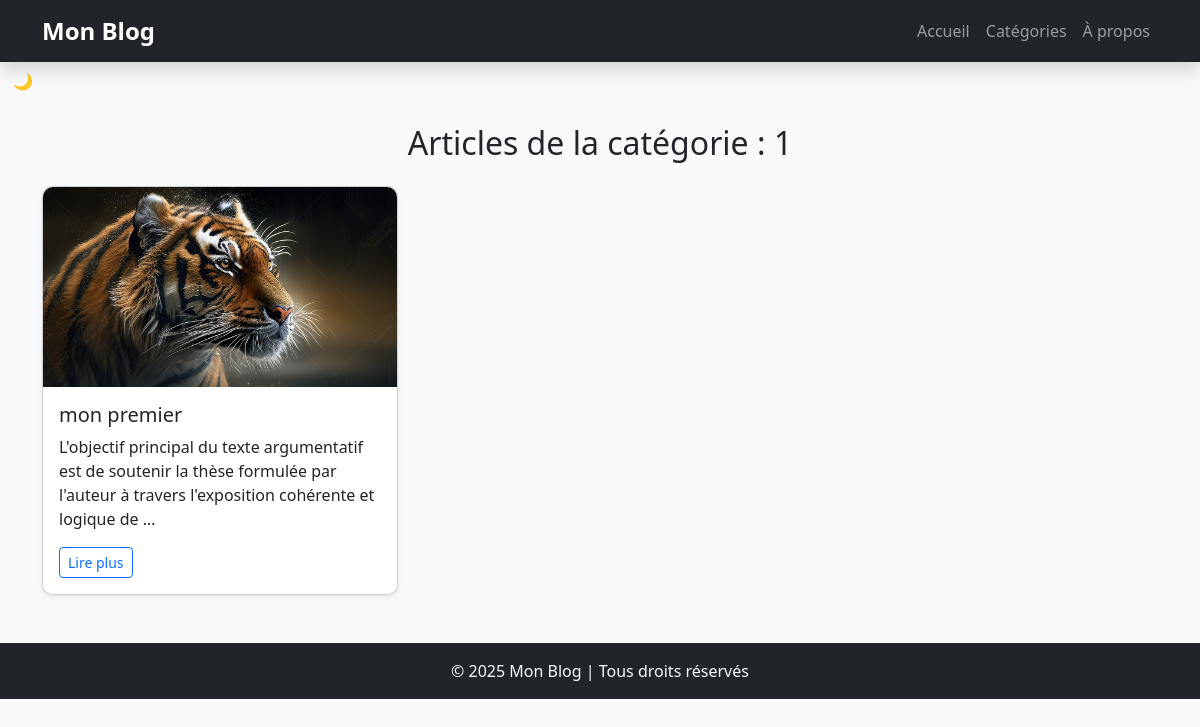
Page /categorie/1/ on the committed database.
### blog/models.py (models this page shows, shortened)
class Article(models.Model):
    title = models.CharField(max_length=200)
    content = models.TextField()
    date_published = models.DateTimeField(auto_now_add=True)
    author = models.ForeignKey(User, on_delete=models.CASCADE)
    category = models.ForeignKey(Category, on_delete=models.SET_NULL, null=True, blank=True)
    image = models.ImageField(upload_to='articles/', null=True, blank=True)
    likes = models.ManyToManyField(User, related_name='liked_articles', blank=True)

### blog/views.py (the view)
# urls.py: path('categorie/<str:category>/', views.category_view, name='category-view'),
def category_view(request, category):
    articles = Article.objects.filter(category=category)
    return render(request, 'blog/category.html', {'articles': articles, 'category': category})

### blog/templates/blog/category.html
{% extends 'blog/base.html' %}
{% block content %}
<h2 class="text-center my-4">Articles de la catégorie : {{ category }}</h2>
<div class="row">
    {% for article in articles %}
    <div class="col-md-6 col-lg-4">
        <div class="card shadow-sm mb-4">
            {% if article.image %}
                <img src="{{ article.image.url }}" class="card-img-top" alt="{{ article.title }}">
            {% endif %}
            <div class="card-body">
                <h5 class="card-title">{{ article.title }}</h5>
                <p class="card-text">{{ article.content|truncatewords:20 }}</p>
                <a href="{% url 'article-detail' article.id %}" class="btn btn-outline-primary btn-sm">Lire plus</a>
            </div>
        </div>
    </div>
    {% empty %}
    <p class="text-center">Aucun article trouvé.</p>
    {% endfor %}
</div>
{% endblock %}

### blog/static/css/style.css (style rules this page uses)
body { background-color: #f8f9fa; }
.card { border-radius: 10px; transition: transform 0.2s; }
.card img { border-top-left-radius: 10px; border-top-right-radius: 10px; height: 200px; object-fit: cover; }

### rows in the picture
Article: image (picture), title "mon premier", content "L'objectif principal du texte argumentatif est de soutenir la thèse formulée par l'auteur à travers l'exposition cohérente et logique de …"

### other values in the picture
{{ category }} "1"
